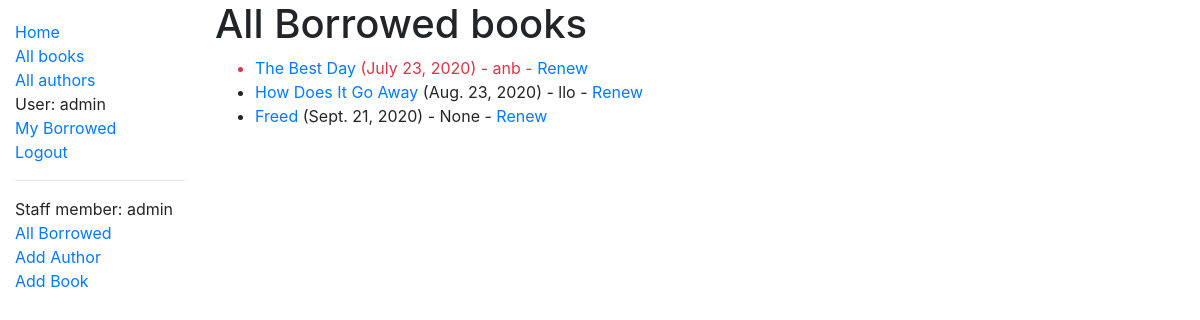
/catalog/borrowed/ (signed in), run on an earlier commit of the app's database.
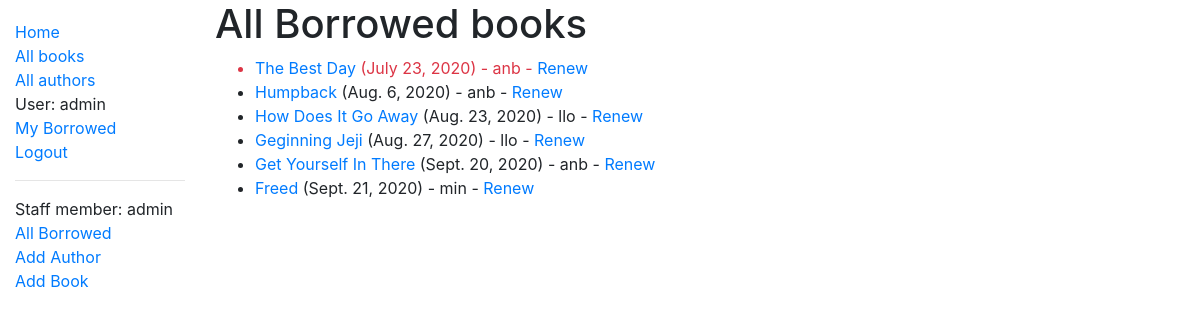
And on a later commit of the database.
### catalog/models.py (models this page shows, shortened)
class BookInstance(models.Model):
    id = models.UUIDField(primary_key=True, default=uuid.uuid4, help_text='Unique ID for this particular book across whole library')
    book = models.ForeignKey('Book', on_delete=models.SET_NULL, null=True)
    imprint = models.CharField(max_length=200)
    due_back = models.DateField(null=True, blank=True)
    borrower = models.ForeignKey(User, on_delete=models.SET_NULL, null=True, blank=True)
    LOAN_STATUS = (
        ('m', 'Maintenance'),
        ('o', 'On loan'),
        ('a', 'Available'),
        ('r', 'Reserved'),
    )
    status = models.CharField(
        max_length=1,
        choices=LOAN_STATUS,
        blank=True,
        default='m',
        help_text='Book availability',
    )
    class Meta:
        ordering = ['due_back']
        permissions = (("can_mark_returned", "Set book as returned"),
            ("can_change_status", "Change the status of a book"))
    @property
    def is_overdue(self):
        if self.due_back and date.today() > self.due_back:
            return True
        return False

class Book(models.Model):
    title = models.CharField(max_length=200)
    author = models.ForeignKey('Author', on_delete=models.SET_NULL, null=True)
    summary = models.TextField(max_length=1000, help_text='Enter a brief description of the book')
    isbn = models.CharField('ISBN', max_length=13, help_text='13 Character <a href="https://www.isbn-international.org/content/what-isbn">ISBN number</a>')
    genre = models.ManyToManyField(Genre, help_text='Select a genre for this book')
    language = models.ForeignKey('Language', on_delete=models.SET_NULL, null=True)
    def display_genre(self):
        """Create a string for the Genre. This is required to display genre in Admin."""
        return ', '.join(genre.name for genre in self.genre.all()[:3])
    display_genre.short_description = 'Genre'

### catalog/views.py (the view)
# urls.py: path('borrowed/', views.AllLoanedBooksListView.as_view(), name='all-borrowed'),
class AllLoanedBooksListView(PermissionRequiredMixin, generic.ListView):
    permission_required = 'catalog.can_mark_returned'
    model = BookInstance
    template_name = 'catalog/all_bookinstance_borrowed.html'
    paginated_by = 10
    def get_queryset(self):
        return BookInstance.objects.filter(status__exact='o')

### catalog/templates/catalog/all_bookinstance_borrowed.html
{% extends "base_generic.html" %}
{% block content %}
    <h1>All Borrowed books</h1>
    {% if bookinstance_list %}
    <ul>
      {% for bookinst in bookinstance_list %}
      <li class="{% if bookinst.is_overdue %}text-danger{% endif %}">
        <a href="{% url 'book-detail' bookinst.book.pk %}">{{bookinst.book.title}}</a> ({{ bookinst.due_back }}) - {{ bookinst.borrower}}
        {% if perms.catalog.can_mark_returned %}- <a href="{% url 'renew-book-librarian' bookinst.id %}">Renew</a>  {% endif %}
      </li>
      {% endfor %}
    </ul>
    {% else %}
      <p>There are no books borrowed from this library.</p>
    {% endif %}
{% endblock %}

### catalog/templates/base_generic.html (shortened to what this page needs)
<!DOCTYPE html>
<html lang="en">
<head>
  <link rel="stylesheet" href="https://stackpath.bootstrapcdn.com/bootstrap/4.1.3/css/bootstrap.min.css">
  {% load static %}
  <link rel="stylesheet" href="{% static 'css/styles.css' %}">
</head>
<body>
  <div class="container-fluid">
    <div class="row">
      <div class="col-sm-2">
      {% block sidebar %}
        <ul class="sidebar-nav">
          <li><a href="{% url 'index' %}">Home</a></li>
          <li><a href="{% url 'books' %}">All books</a></li>
          <li><a href="{% url 'authors' %}">All authors</a></li>
          {% if user.is_authenticated %}
          <li>User: {{ user.get_username }}</li>
          <li><a href="{% url 'my-borrowed' %}">My Borrowed</a></li>
          <li><a href="{% url 'logout'%}?next={{request.path}}">Logout</a></li>
          {% else %}
          <li><a href="{% url 'login'%}?next={{request.path}}">Login</a></li>
          {% endif %}
          <hr>
          {% if perms.catalog.can_mark_returned %}
          <li>Staff member: {{user.get_username}}</li>
          <li><a href="{% url 'all-borrowed'%}">All Borrowed</a></li>
          <li><a href="{% url 'author_create'%}">Add Author</a></li>
          <li><a href="{% url 'book_create'%}">Add Book</a></li>
          {% endif %}
        </ul>
     {% endblock %}
      </div>
      <div class="col-sm-10 ">
      {% block content %}
      {% endblock %}
      </div>
    </div>
  </div>
</body>
</html>

### catalog/static/css/styles.css (style rules this page uses)
.sidebar-nav { margin-top: 20px; padding: 0; list-style: none; }

What changed in the data, as far as the page shows it:
added BookInstance: book "Humpback", due_back "Aug. 6, 2020", borrower "anb"
added BookInstance: book "Geginning Jeji", due_back "Aug. 27, 2020", borrower "llo"
added BookInstance: book "Get Yourself In There", due_back "Sept. 20, 2020", borrower "anb"
changed BookInstance "Freed": borrower "None" → "min"
